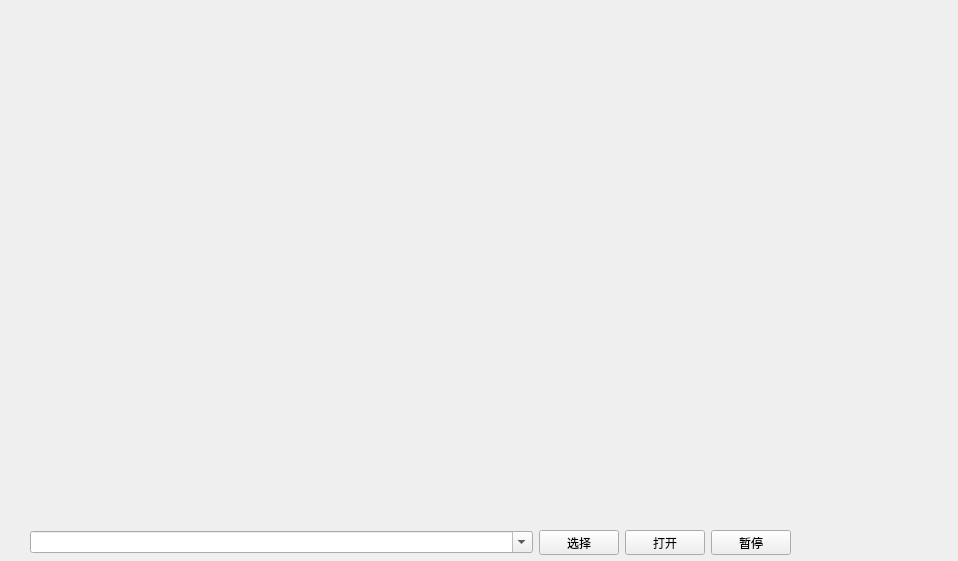
<?xml version="1.0" encoding="UTF-8"?>
<ui version="4.0">
 <class>MyVideoPlayer</class>
 <widget class="QWidget" name="MyVideoPlayer">
  <property name="geometry">
   <rect>
    <x>0</x>
    <y>0</y>
    <width>958</width>
    <height>561</height>
   </rect>
  </property>
  <property name="windowTitle">
   <string>Form</string>
  </property>
  <widget class="FFmpegWidget" name="playWidget" native="true">
   <property name="geometry">
    <rect>
     <x>0</x>
     <y>-40</y>
     <width>782</width>
     <height>551</height>
    </rect>
   </property>
   <property name="sizePolicy">
    <sizepolicy hsizetype="Preferred" vsizetype="Expanding">
     <horstretch>0</horstretch>
     <verstretch>0</verstretch>
    </sizepolicy>
   </property>
  </widget>
  <widget class="QWidget" name="layoutWidget">
   <property name="geometry">
    <rect>
     <x>30</x>
     <y>530</y>
     <width>761</width>
     <height>25</height>
    </rect>
   </property>
   <layout class="QHBoxLayout" name="horizontalLayout">
    <item>
     <widget class="QComboBox" name="comboBox_url">
      <property name="sizePolicy">
       <sizepolicy hsizetype="Expanding" vsizetype="Fixed">
        <horstretch>0</horstretch>
        <verstretch>0</verstretch>
       </sizepolicy>
      </property>
      <property name="editable">
       <bool>true</bool>
      </property>
     </widget>
    </item>
    <item>
     <widget class="QPushButton" name="btn_select">
      <property name="text">
       <string>选择</string>
      </property>
     </widget>
    </item>
    <item>
     <widget class="QPushButton" name="btn_open">
      <property name="text">
       <string>打开</string>
      </property>
     </widget>
    </item>
    <item>
     <widget class="QPushButton" name="btn_pause">
      <property name="text">
       <string>暂停</string>
      </property>
     </widget>
    </item>
   </layout>
  </widget>
 </widget>
 <customwidgets>
  <customwidget>
   <class>FFmpegWidget</class>
   <extends>QWidget</extends>
   <header>ffmpeg.h</header>
   <container>1</container>
  </customwidget>
 </customwidgets>
 <resources/>
 <connections/>
</ui>
